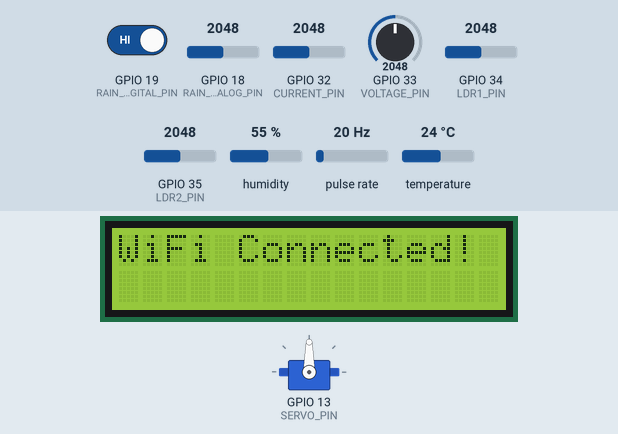
The sketch below on a simulated ESP32. On the bench: 16×2 character LCD, servo. Wiring (inferred from the names in the program): pulse sensor: data GPIO 23. The inputs (shaded band) are chosen by the test bench; at power-on: GPIO 34 (LDR1_PIN) = 2048, GPIO 35 (LDR2_PIN) = 2048, humidity 55 %, GPIO 18 (RAIN_SENSOR_ANALOG_PIN) = 2048, GPIO 19 (RAIN_SENSOR_DIGITAL_PIN) HIGH, GPIO 32 (CURRENT_PIN) = 2048, GPIO 33 (VOLTAGE_PIN) = 2048, pulse rate 20 Hz, temperature 24 °C. WiFi joins after 1.5 s; servers stay silent unless stated.

Above: at 3.7 s.
At 6.8 s:
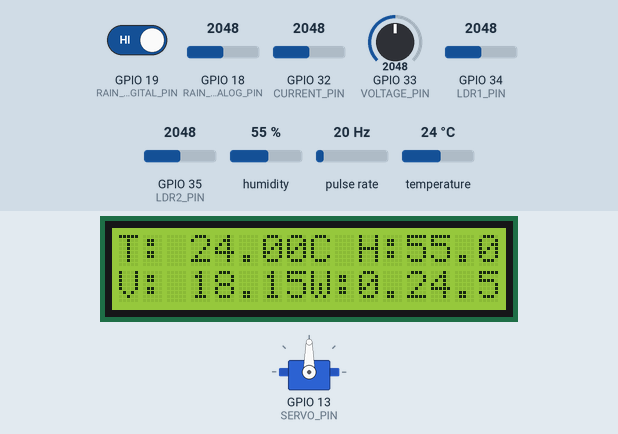
6.9 s: GPIO 34 (LDR1_PIN) set to 2168
At 10.0 s:
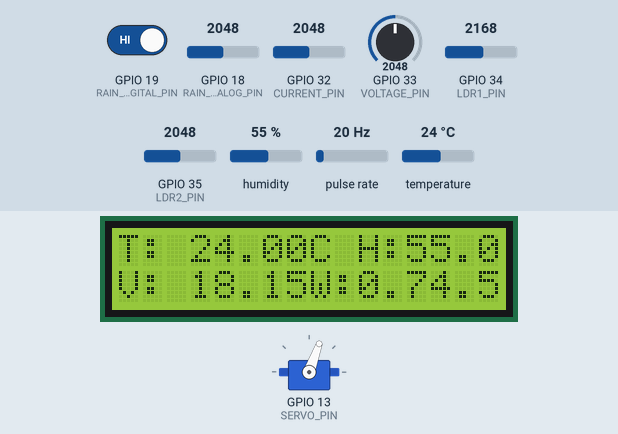
11.7 s: GPIO 34 (LDR1_PIN) set to 1228
18.0 s: GPIO 35 (LDR2_PIN) set to 1344
24.1 s: GPIO 35 (LDR2_PIN) set to 1225
At 25.2 s:
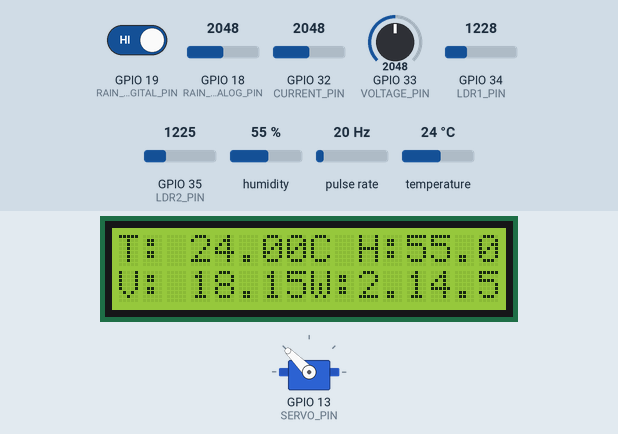
28.2 s: GPIO 34 (LDR1_PIN) set to 1108
At 29.8 s:
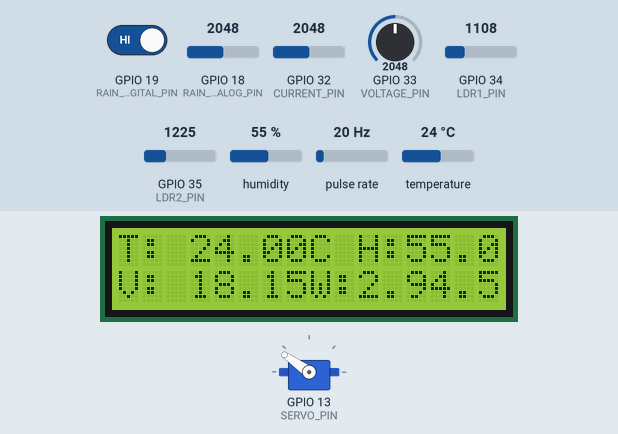
31.6 s: humidity set to 22 %
At 33.2 s:
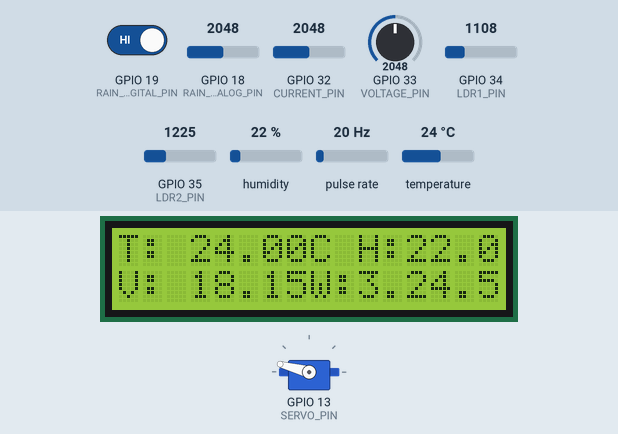
Timing chart, 0 to 35.9 s (numbered marks = the images above; inputs shaded):
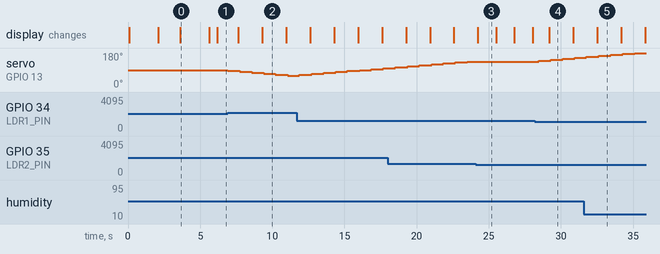

The sketch:

sketch_nov16a_Solar_Tracking_Irrigation.ino
```cpp
// Blynk Authentication Token
#define BLYNK_TEMPLATE_ID "TMPL2SlaLwnEY"
#define BLYNK_TEMPLATE_NAME "Smart Irrigation"
#define BLYNK_AUTH_TOKEN "Y0bq9MgoEVqwLapcwo26t4PaidwhJbHy"

// Blynk Virtual Pins for Widgets
#define BLYNK_VPIN_TEMP V0
#define BLYNK_VPIN_HUMIDITY V1
#define BLYNK_VPIN_VOLTAGE V2
#define BLYNK_VPIN_CURRENT V3
#define BLYNK_VPIN_WATER_USAGE V4

bool isBlynkConnected = false;     // Track Blynk connection status

const char *ssid = "slntgns";      // Replace with your Wi-Fi SSID
const char *pass = "123456789";    // Replace with your Wi-Fi password

// Libraries
#include <Wire.h>
#include <LiquidCrystal_I2C.h>
#include <ESP32Servo.h>
#include <DHT.h>
#include <WiFi.h>
#include <BlynkSimpleEsp32.h>

// Pin Configurations
#define DHT_PIN 4           // DHT11 data pin
#define LDR1_PIN 34         // LDR1 for solar tracking
#define LDR2_PIN 35         // LDR2 for solar tracking
#define SERVO_PIN 13        // Servo motor control
#define LCD_SDA_PIN 21      // LCD SDA
#define LCD_SCL_PIN 22      // LCD SCL
#define FLOW_SENSOR_PIN 23  // Water flow sensor
#define RAIN_SENSOR_DIGITAL_PIN 19  // Rain sensor digital output pin
#define RAIN_SENSOR_ANALOG_PIN 18   // Rain sensor analog output pin
#define VOLTAGE_PIN 33      // Voltage sensor (Solar Panel)
#define CURRENT_PIN 32      // ACS712 current sensor (Solar Panel)

// Object Definitions
LiquidCrystal_I2C lcd(0x27, 16, 2);  // I2C LCD address 0x27
DHT dht(DHT_PIN, DHT11);             // DHT11 sensor
Servo solarServo;                    // Servo motor for solar tracking

// Variables for Solar Tracking
int servoPosition = 90;  // Initial servo position (90°)
int ldrThreshold = 50;   // Threshold for LDR sensitivity

// Variables for Sensors
volatile int flowPulseCount = 0;  // Pulse count for flow sensor
float flowRate = 0.0;             // Calculated flow rate
float totalWaterUsed = 0.0;       // Total water usage in liters

// Timing
unsigned long previousMillis = 0;
const unsigned long displayInterval = 1000;  // LCD refresh interval (1 second)
unsigned long lastBlynkUpdate = 0;
const unsigned long blynkUpdateInterval = 2000; // Blynk update interval (2 seconds)

// Function to Count Pulses for Flow Sensor
void IRAM_ATTR countFlowPulse() {
  flowPulseCount++;
}

void setup() {
  // Initialize Serial Monitor
  Serial.begin(115200);

  // Initialize LCD
  Wire.begin(LCD_SDA_PIN, LCD_SCL_PIN);  // Initialize I2C on ESP32 pins
  lcd.begin(16, 2);                      // Set LCD dimensions
  lcd.backlight();
  lcd.setCursor(0, 0);
  lcd.print("System Starting...");
  delay(2000);
  lcd.clear();

  // Initialize DHT11
  dht.begin();

  // Initialize Servo
  solarServo.attach(SERVO_PIN, 500, 2400);  // Attach servo with calibrated PWM range
  solarServo.write(servoPosition);

  // Initialize Flow Sensor
  pinMode(FLOW_SENSOR_PIN, INPUT_PULLUP);
  attachInterrupt(digitalPinToInterrupt(FLOW_SENSOR_PIN), countFlowPulse, FALLING);

  // Initialize Rain Sensor
  pinMode(RAIN_SENSOR_DIGITAL_PIN, INPUT);  // Digital pin for detecting rain (high or low)
  pinMode(RAIN_SENSOR_ANALOG_PIN, INPUT);   // Analog pin for measuring rain intensity

  // Initialize Voltage and Current Sensors (Solar Panel)
  pinMode(VOLTAGE_PIN, INPUT);
  pinMode(CURRENT_PIN, INPUT);

  // Initialize Wi-Fi and Blynk
  connectToWiFi();
  Blynk.config(BLYNK_AUTH_TOKEN);  // Configure Blynk with the auth token
}

void loop() {
  // Maintain Wi-Fi connection
  maintainWiFiConnection();

  // Maintain Blynk connection
  if (WiFi.status() == WL_CONNECTED) {
    if (!isBlynkConnected) {
      isBlynkConnected = Blynk.connect();  // Attempt to connect to Blynk
    } else {
      Blynk.run();  // Process Blynk tasks
    }
  } else {
    isBlynkConnected = false; // Mark Blynk as disconnected
  }

  // Handle Solar Tracking
  handleSolarTracking();

  // Get Sensor Data
  float temperature = getTemperature();
  float humidity = getHumidity();
  bool rainDetected = isRainDetected();
  float voltage = readVoltage();
  float current = readCurrent();
  float flow = calculateFlowRate();
  updateWaterUsage(flow);

  // Display Data on LCD
  displayData(temperature, humidity, voltage, current, flow, rainDetected);

  // Send Data to Blynk at intervals
  if (millis() - lastBlynkUpdate >= blynkUpdateInterval) {
    if (isBlynkConnected) {
      sendDataToBlynk(temperature, humidity, voltage, current, flow);
    }
    lastBlynkUpdate = millis();
  }

  // Delay to prevent overloading the loop
  delay(100);
}

// Handle Solar Tracking based on LDR values
void handleSolarTracking() {
  int ldr1Value = analogRead(LDR1_PIN);
  int ldr2Value = analogRead(LDR2_PIN);
  int positionChange = 0;

  if (ldr1Value > ldr2Value + ldrThreshold && servoPosition > 0) {
    positionChange = -5;  // Move left
  } else if (ldr2Value > ldr1Value + ldrThreshold && servoPosition < 180) {
    positionChange = 5;   // Move right
  }

  // Move only if there's a significant change
  if (positionChange != 0) {
    servoPosition += positionChange;
    solarServo.write(servoPosition);
    delay(500);  // Smooth the movement
  }
}

// Read Temperature from DHT11 sensor with retries
float getTemperature() {
  for (int i = 0; i < 3; i++) {  // Retry up to 3 times
    float temperature = dht.readTemperature();
    if (!isnan(temperature)) {
      return temperature;
    }
    delay(500);  // Wait before retrying
  }
  Serial.println("Temperature Read Error");
  return -1;  // Error value
}

// Read Humidity from DHT11 sensor with retries
float getHumidity() {
  for (int i = 0; i < 3; i++) {
    float humidity = dht.readHumidity();
    if (!isnan(humidity)) {
      return humidity;
    }
    delay(500);
  }
  Serial.println("Humidity Read Error");
  return -1;  // Error value
}

// Check for rain based on rain sensor readings using two pins (digital and analog)
bool isRainDetected() {
  int rainDigitalValue = digitalRead(RAIN_SENSOR_DIGITAL_PIN);  // Check digital pin (high/low)
  int rainAnalogValue = analogRead(RAIN_SENSOR_ANALOG_PIN);     // Check analog pin (rain intensity)

  // Logic: If digital pin is LOW (rain detected), and analog value is below a threshold, return true
  if (rainDigitalValue == LOW && rainAnalogValue < 500) {
    return true;  // Rain is detected
  }
  return false;  // No rain detected
}

// Read Voltage from solar panel with smoothing (averaging 10 readings)
float readVoltage() {
  float voltageSum = 0;
  float voltageConversionFactor = (3.3 / 4095.0) * 11.0;  // Voltage divider factor for scaling

  for (int i = 0; i < 10; i++) {
    int rawValue = analogRead(VOLTAGE_PIN);
    voltageSum += rawValue * voltageConversionFactor;  // Convert to actual voltage
    delay(10);
  }
  return voltageSum / 10.0;  // Return averaged value
}

// Read Current from ACS712 sensor (solar panel) with smoothing (averaging 10 readings)
float readCurrent() {
  float currentSum = 0;
  float currentOffset = 2.5;  // Offset for ACS712 (middle point of sensor output)
  float sensitivity = 0.185;  // ACS712 sensitivity (185mV/A for 5A version)

  for (int i = 0; i < 10; i++) {
    int rawValue = analogRead(CURRENT_PIN);
    float voltage = (rawValue / 4095.0) * 3.3;  // Convert raw ADC value to voltage
    currentSum += (voltage - currentOffset) / sensitivity;  // Calculate current
    delay(10);
  }
  return currentSum / 10.0;  // Return averaged value
}

// Calculate Flow Rate based on flow sensor pulses
float calculateFlowRate() {
  static unsigned long lastFlowCheck = 0;
  unsigned long currentMillis = millis();

  if (currentMillis - lastFlowCheck >= 1000) {
    flowRate = (flowPulseCount / 7.5);  // Flow rate in liters/minute
    flowPulseCount = 0;
    lastFlowCheck = currentMillis;
  }

  return flowRate;
}

// Update total water usage in liters
void updateWaterUsage(float flow) {
  totalWaterUsed += flow / 60.0;  // Convert from liters/minute to liters/second
}

// Display sensor data on the LCD screen
void displayData(float temperature, float humidity, float voltage, float current, float flow, bool rainDetected) {
  static unsigned long lastDisplay = 0;
  unsigned long currentMillis = millis();

  if (currentMillis - lastDisplay >= displayInterval) {
    lastDisplay = currentMillis;

    lcd.setCursor(0, 0);

    // Display temperature or "!" if failed
    lcd.print("T: ");
    if (temperature != -1) {
      lcd.print(temperature);
      lcd.print("C ");
    } else {
      lcd.print("C!! ");
    }

    // Display humidity or "!" if failed
    lcd.print("H:");
    if (humidity != -1) {
      lcd.print(humidity);
    } else {
      lcd.print("H!!");
    }

    // Display voltage or "!" if failed
    lcd.setCursor(0, 1);
    lcd.print("V: ");
    if (voltage != 0.0) {
      lcd.print(voltage);
    } else {
      lcd.print("V!!");
    }

    // Display current or "!" if failed
    lcd.print(" I: ");
    if (current != 0.0) {
      lcd.print(current);
    } else {
      lcd.print("I!!");
    }

    // Display water usage and rain status
    lcd.setCursor(8, 1);
    lcd.print("W:");
    lcd.print(totalWaterUsed, 1);  // Total water used

    // Indicate rain if detected
    if (rainDetected) {
      lcd.setCursor(15, 1);
      lcd.print("R");
    }
  }
}

// Send data to Blynk Virtual Pins
void sendDataToBlynk(float temperature, float humidity, float voltage, float current, float flow) {
  Blynk.virtualWrite(BLYNK_VPIN_TEMP, temperature);
  Blynk.virtualWrite(BLYNK_VPIN_HUMIDITY, humidity);
  Blynk.virtualWrite(BLYNK_VPIN_VOLTAGE, voltage);
  Blynk.virtualWrite(BLYNK_VPIN_CURRENT, current);
  Blynk.virtualWrite(BLYNK_VPIN_WATER_USAGE, totalWaterUsed);
}

// Ensure Wi-Fi connection
void connectToWiFi() {
  lcd.setCursor(0, 0);
  lcd.print("Connecting to WiFi...");
  WiFi.begin(ssid, pass);
  while (WiFi.status() != WL_CONNECTED) {
    delay(500);
    lcd.print(".");
  }
  lcd.clear();
  lcd.print("WiFi Connected!");
  delay(2000);
  lcd.clear();
}

// Maintain Wi-Fi connection
void maintainWiFiConnection() {
  if (WiFi.status() != WL_CONNECTED) {
    lcd.setCursor(0, 0);
    lcd.print("Reconnecting WiFi...");
    WiFi.begin(ssid, pass);
    while (WiFi.status() != WL_CONNECTED) {
      delay(500);
      lcd.print(".");
    }
    lcd.clear();
    lcd.print("WiFi Connected!");
    delay(2000);
    lcd.clear();
  }
}
```

Measured:
- the behaviour switches between 2098 and 2099 on GPIO 34 (LDR1_PIN) (found by bisection; images 1 and 2)
- the behaviour switches between 1279 and 1278 on GPIO 35 (LDR2_PIN) (found by bisection; images 2 and 3)
- after the input at 6.9 s, servo on GPIO 13 (SERVO_PIN): moves from 90° to 60° over 4.2 s, starting at once
- after the input at 24.1 s, servo on GPIO 13 (SERVO_PIN): stays 135° (without the input it goes to 140° after 0.25 s)
- after the input at 28.2 s, servo on GPIO 13 (SERVO_PIN): 135° → 140° after 0.26 s, → 145° 0.84 s later, → 150° 0.83 s later, → 155° 0.84 s later
- what the display in image 0 shows lasts 2.0 s, from 3.6 s to 5.6 s
- what the display in image 2 shows lasts 1.7 s, from 9.3 s to 11.0 s
